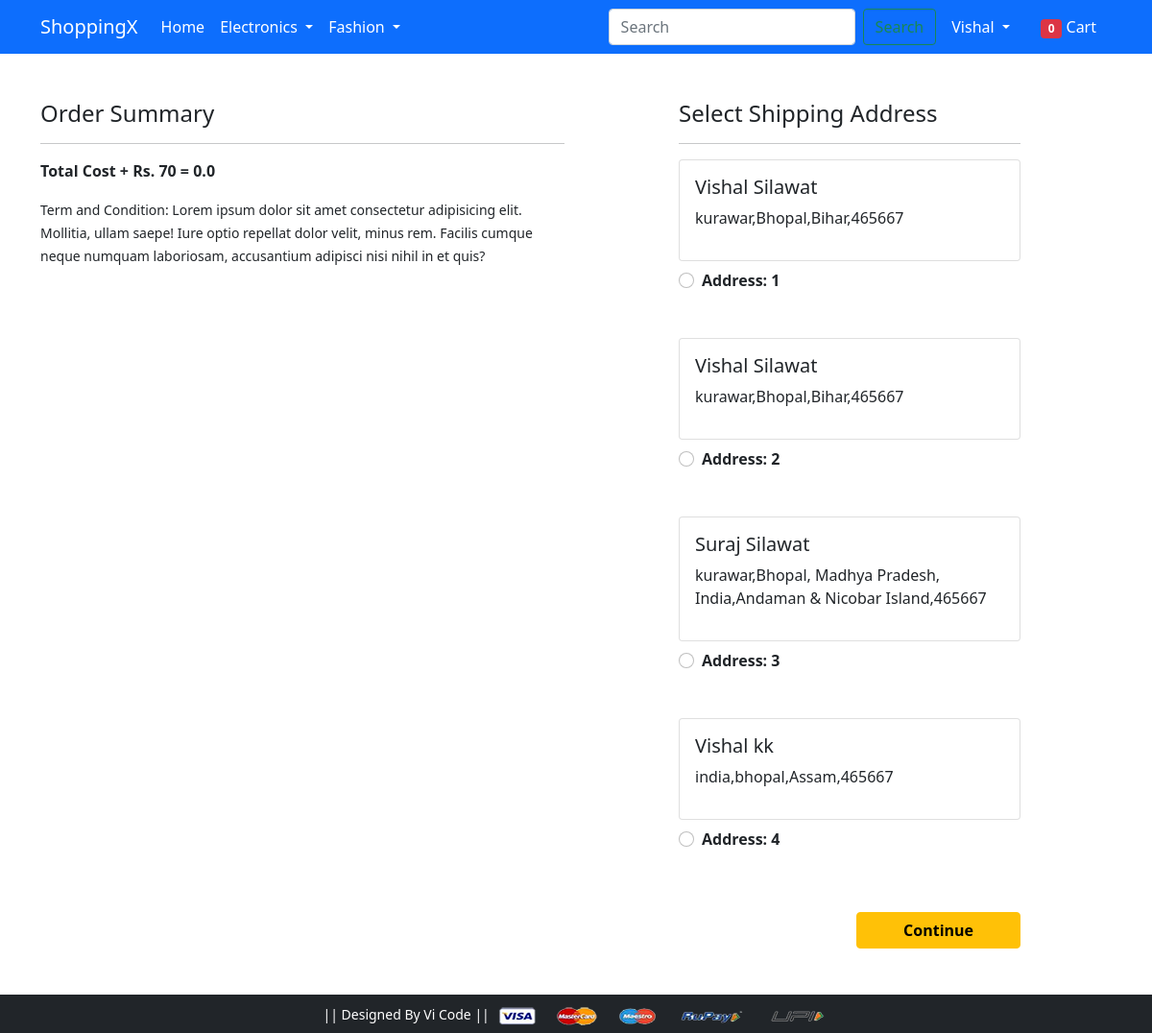
Screenshot of /checkout/ (signed in) with the database file from the repository.
### app/models.py (models this page shows, shortened)
class Customer(models.Model):
    user = models.ForeignKey(User, on_delete=models.CASCADE)
    name = models.CharField(max_length=200)
    locality = models.CharField(max_length=200)
    city = models.CharField(max_length=50)
    zipcode = models.IntegerField()
    state = models.CharField(choices=STATE_CHOICES, max_length=50)

### app/views.py (the view)
# urls.py: path('checkout/', views.checkout, name='checkout'),
def checkout(request):
 totalitem = 0
 if request.user.is_authenticated:
  totalitem = len(Cart.objects.filter(user=request.user))
 user = request.user
 add = Customer.objects.filter(user=user)
 cart_items = Cart.objects.filter(user=user)
 amount = 0.0
 shipping_amount = 70.0
 total_amount = 0.0
 cart_product = [p for p in Cart.objects.all() if p.user == request.user]
 if cart_product:
  for p in cart_product:
   tempamount = (p.quantity * p.product.discounted_price)
   amount += tempamount
  total_amount = amount + shipping_amount
 return render(request, 'app/checkout.html',{'add':add,'totalamount':total_amount, 'cart_items':cart_items,'totalitem':totalitem})

### app/templates/app/checkout.html (shortened to what this page needs)
{% extends 'app/base.html' %}
{% load static %}
{% block main-content %}
<div class="container">
 <div class="row mt-5">
  <div class="col-sm-6">
    <h4>Order Summary</h4>
    <hr>
      <p class="fw-bold">Total Cost + Rs. 70 = {{totalamount}}</p>
    <small>Term and Condition: Lorem ipsum dolor sit amet consectetur adipisicing elit. Mollitia, ullam saepe! Iure optio repellat dolor velit, minus rem. Facilis cumque neque numquam laboriosam, accusantium adipisci nisi nihil in et quis?</small>
  </div>
  <div class="col-sm-4 offset-sm-1">
    <h4>Select Shipping Address</h4>
    <hr>
    <form action="/paymentdone">
      {% for ad in add %}
      <div class="card">
        <div class="card-body">
        <h5>{{ad.name}}</h5>
        <p>{{ad.locality}},{{ad.city}},{{ad.state}},{{ad.zipcode}}</p>
        </div>
      </div>
        <div class="form-check mt-2 mb-5">
          <input class="form-check-input" type="radio" name ='custid' id='custadd{{forloop.counter}}' value="{{ad.id}}">
          <label class="form-check-label fw-bold" for="custadd{{forloop.counter}}">
            Address: {{forloop.counter}} </label>
        </div>
        {% endfor %}
        <div class="text-end">
          <button type="submit" class="btn btn-warning mt-3 px-5 fw-bold">Continue</button>
        </div>
      </form>
    </div>
  </div>
</div>
{% endblock main-content %}

### app/templates/app/base.html (shortened to what this page needs)
<!doctype html>
{% load static %}
<html lang="en">
  <head>
    <link href="https://cdn.jsdelivr.net/npm/bootstrap@5.0.0-beta1/dist/css/bootstrap.min.css" rel="stylesheet">
    <link rel="stylesheet" href="{% static 'app/css/owl.carousel.min.css' %}">
    <link rel="stylesheet" href="{% static 'app/css/all.min.css' %}">
    <link rel="stylesheet" href="{% static 'app/css/style.css' %}">
  </head>
  <body>
    <nav class="navbar navbar-expand-lg navbar-dark bg-primary">
     <div class="container">
       <a class="navbar-brand" href="/">ShoppingX</a>
       <div class="collapse navbar-collapse" id="navbarSupportedContent">
         <ul class="navbar-nav me-auto mb-2 mb-lg-0">
           <li class="nav-item">
             <a class="nav-link active" aria-current="page" href="/">Home</a>
           </li>
           <li class="nav-item dropdown">
             <a class="nav-link dropdown-toggle text-white" href="#" id="electronicsDropdown" role="button" data-bs-toggle="dropdown" aria-expanded="false">
               Electronics
             </a>
           </li>
           <li class="nav-item dropdown">
             <a class="nav-link dropdown-toggle text-white" href="#" id="fashionDropdown" role="button" data-bs-toggle="dropdown" aria-expanded="false">
               Fashion
             </a>
           </li>
         </ul>
        <form class="d-flex" method="GET" action="{% url 'search' %}">
          <input class="form-control me-2" type="search" placeholder="Search" name="query">
          <button class="btn btn-outline-success" type="submit">Search</button>
        </form>
        <div>
          <ul class="navbar-nav me-auto mb-2 mb-lg-0">
          {% if request.user.is_authenticated %}
           <li class="nav-item dropdown mx-2">
              <a class="nav-link dropdown-toggle text-white" href="#" id="profileDropdown" role="button" data-bs-toggle="dropdown" aria-expanded="false">
                {{request.user.username|capfirst}}
              </a>
            </li>
            <li class="nav-item mx-2">
             <a href="{% url 'showcart' %}" class="nav-link text-white"><span class="badge bg-danger">{{totalitem}}</span> Cart </a>
            </li>
          {% endif %}
          </ul>
         </div>
       </div>
     </div>
    </nav>
    {% block main-content %} {% endblock main-content %}
    <footer class="container-fluid bg-dark text-center p-2 mt-5">
        <small class="text-white">|| Designed By Vi Code || </small>
        <img src="{% static 'app/images/payment.png' %}" alt="" srcset="" class="img-fluid" height="2px">
    </footer>
  </body>
</html>

### rows the page displays
Customer: name "Vishal Silawat", locality "kurawar", city "Bhopal", state "Bihar", zipcode "465667"
Customer: name "Vishal Silawat", locality "kurawar", city "Bhopal", state "Bihar", zipcode "465667"
Customer: name "Suraj Silawat", locality "kurawar", city "Bhopal, Madhya Pradesh, India", state "Andaman & Nicobar Island", zipcode "465667"
Customer: name "Vishal kk", locality "india", city "bhopal", state "Assam", zipcode "465667"

### other values shown
{{ request.user.username|capfirst }} "Vishal"
{{ totalitem }} "0"
{{ totalamount }} "0.0"
